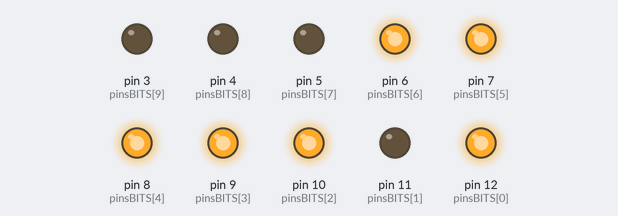
Simulated run of this sketch. Board: Arduino Uno, built with avr-gcc and run on an emulated ATmega328P. Parts: output pins drawn as LEDs (lit = HIGH).

Above: at 0.1 s.
Timing chart, 0 to 1.6 s (numbered marks = the images above):
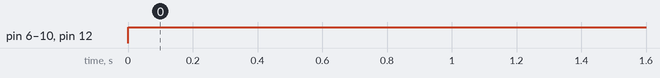

Measured:
- by itself, pin 6 (pinsBITS[6]), pin 7 (pinsBITS[5]), pin 8 (pinsBITS[4]), pin 9 (pinsBITS[3]), pin 10 (pinsBITS[2]), pin 12 (pinsBITS[0]): LOW → HIGH at 0.00 s

The sketch:

DAC2.ino
```cpp
// Programa practica 3

#define NUM_ENTRIES(ARRAY)      (sizeof(ARRAY) / sizeof(ARRAY[0]))

const uint8_t   BIT_OFF     = LOW;
const uint8_t   BIT_ON      = HIGH;

const uint8_t   pinsBITS[]  = {12,11, 10, 9, 8, 7, 6, 5,4,3};

const size_t    NUM_BITS    = NUM_ENTRIES(pinsBITS);


void setup()
{
    for ( size_t i = NUM_BITS; i--; )
    {
        pinMode(pinsBITS[i], OUTPUT);
    }

    Serial.begin(9600);
}

void loop()
{
    int value = 125;


   // digitalWrite(13, HIGH);

    for ( size_t i = 0; i < NUM_BITS; value >>= 1, i++ )
    {
        digitalWrite(pinsBITS[i], ((value & 1) ? BIT_ON : BIT_OFF));
    }

    delay(500);
}
```
